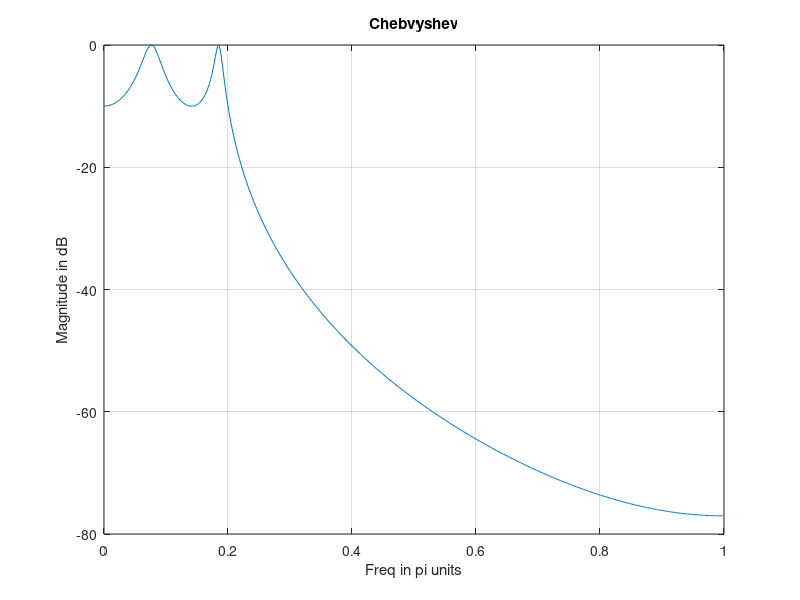

MATLAB code for this plot: (Note: this script raises an error after producing the figure.)
clc; close all; clear all;
%Digtal filter Specifications
wp = 0.2*pi; ws = 0.3*pi; rp = 1; rs = 15;

T = 1;
wa_p = wp/T;
wa_s = ws/T;

[Nb, wcb] = cheb1ord(wp, ws, rp, rs, 's');
[bb_s, ab_s] = cheby1(Nb,10, wcb, 's');
disp("For Butter, the order and cutoff frequency are");
disp(Nb), disp(wcb);

[bb_z, ab_z] = impinvar(bb_s, ab_s, 1/T);
[Hbd, wbd] = freqz(bb_z, ab_z);

figure(1);
plot(wbd/pi, 20*log10(abs(Hbd)));
title("Chebvyshev"); grid on;
ylabel("Magnitude in dB");
xlabel("Freq in pi units");

[Nb, Wcb] = cheb2ord(wp, ws, rp, rs, 's');
[bb_s, ab_s] = cheby2(Nb, 30, Wcb,'s');

disp(Nb), disp(Wcb);

[bb_z, ab_z] = impinvar(bb_s, ab_s, 1/T);
[Hbd, wbd] = freqz(bb_z, ab_z);

figure(2);
plot(wbd/pi, 20*log10(abs(Hbd)));
title("Chebvyshev 2"); grid on;
ylabel("Magnitude in dB");
xlabel("Freq in pi units");

[Nb, Wcb] = ellipord(wp, ws, rp, rs, 's');
[bb_s, ab_s] = ellip(Nb,1,rs,Wcb, 's');

disp("For Elliptic the order and Cutoff freq are");
disp(Nb); disp(Wcb);
[bb_z, ab_z] = impinvar(bb_s, ab_s, 1/T);

[Hbd, Wbd] =freqz(bb_z, ab_z);


figure(3);
plot(wbd/pi, 20*log10(abs(Hbd)));
title("elliptic Filter"); grid on;
ylabel("Magnitude in dB");
xlabel("Freq in pi units");






